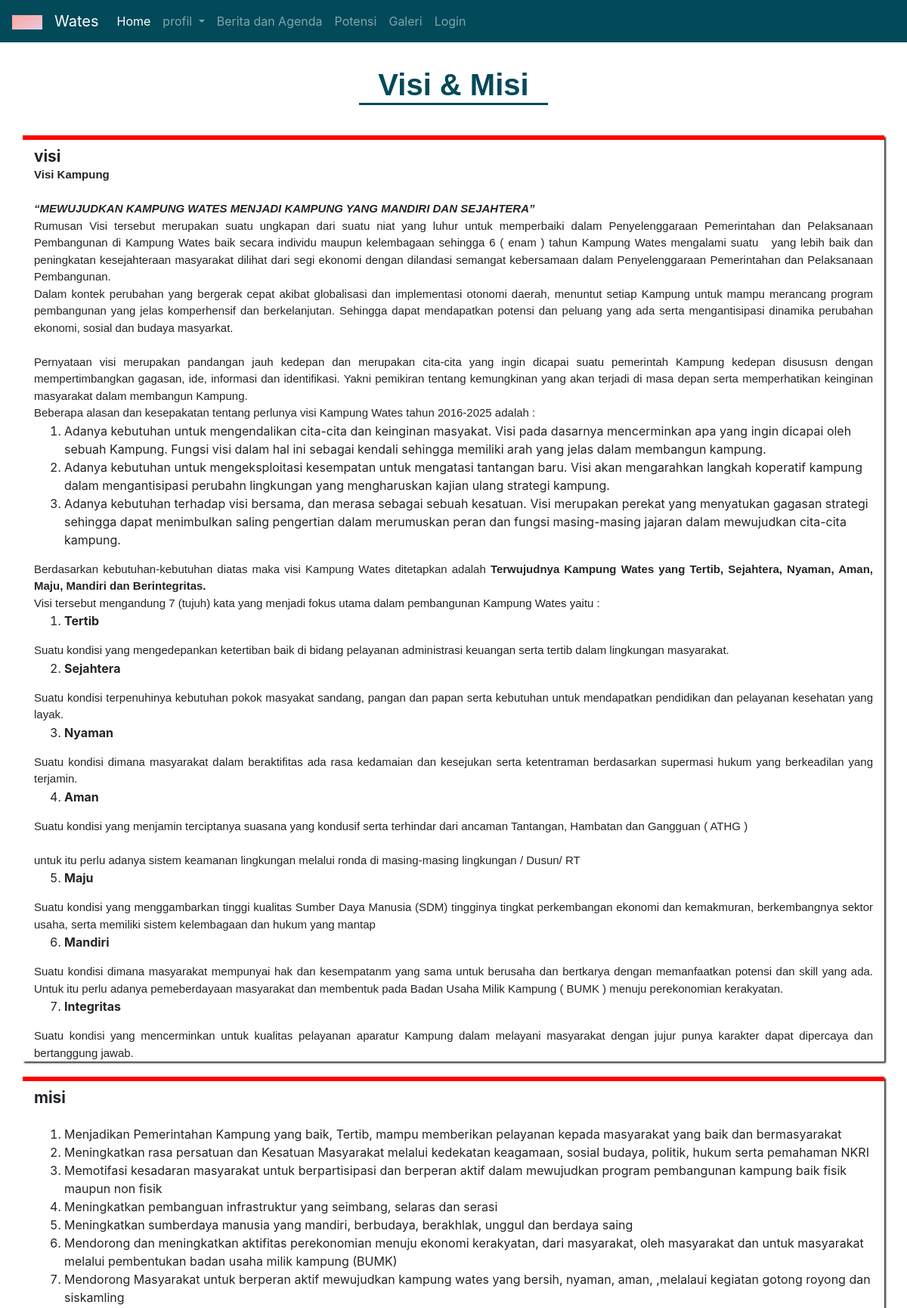
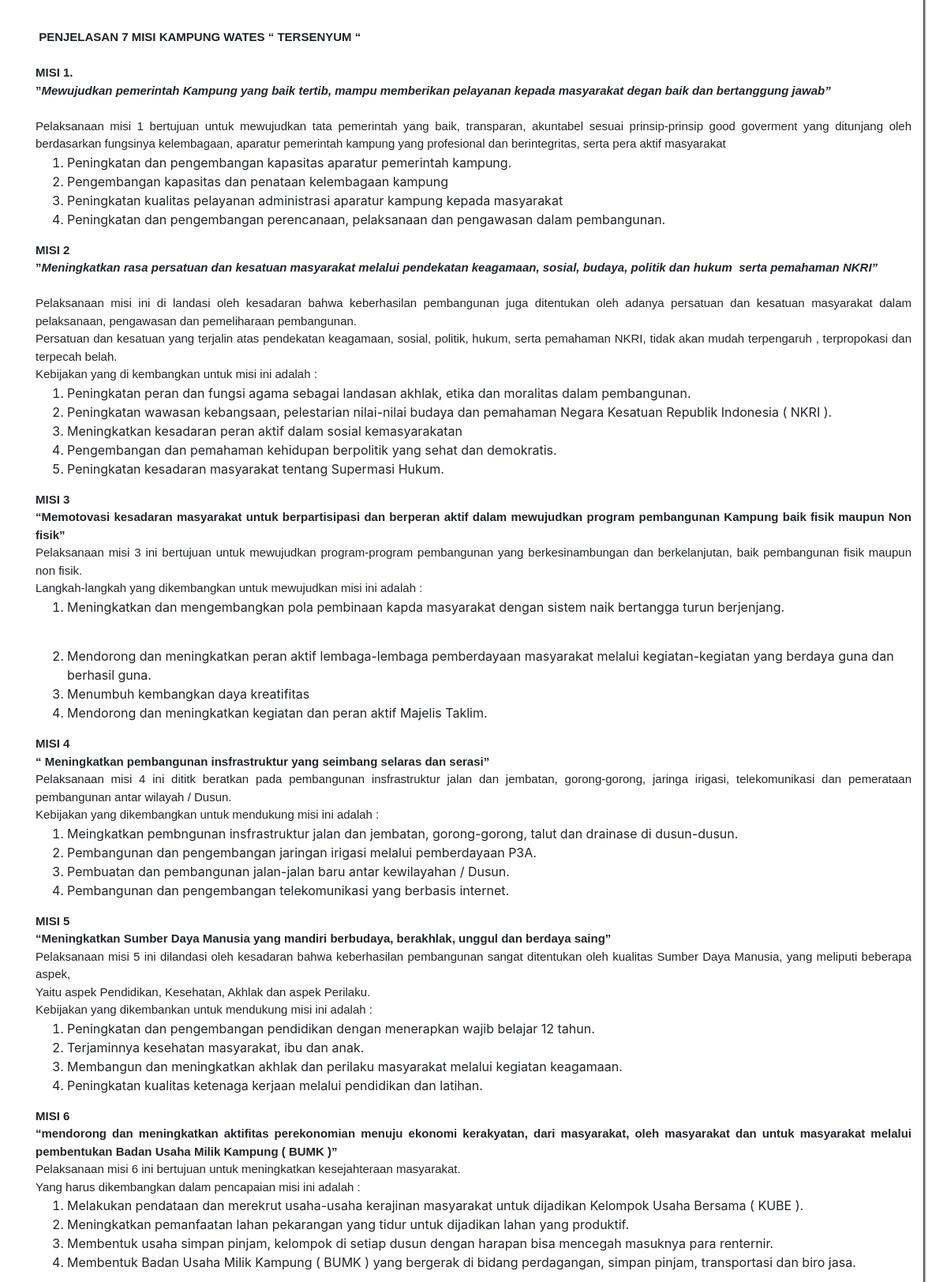
The app's page /visi_misi.php (upper part) with its own data (2 pictures, top to bottom).
### tables this page shows
CREATE TABLE `profil` (
  `id_profil` int(11) NOT NULL,
  `profil_wilayah` text NOT NULL,
  `visi` text NOT NULL,
  `misi` text NOT NULL,
  `id_aparat` int(5) NOT NULL
);

### visi_misi.php (the view)
<?php
include 'layout/awal.php';
$query  = $conn->query("SELECT * FROM profil ORDER BY id_profil DESC", PDO::FETCH_ASSOC);
$data   = $query->fetch();
?>
<?php do{ ?>
<div class="judul_section"><br><br>
  <h1>Visi & Misi</h1>
  <hr>
</div>
<div class="container">
  <div class="content">
    <div class="artikel-section">
      <div class="judul">
        <h3>visi</h3>
      </div>
      <div class="isi">
          <?=$data['visi'];?>
      </div>
    </div>
  </div>
</div>
<div class="container">
  <div class="content">
    <div class="artikel-section">
      <div class="judul">
        <h3>misi</h3>
      </div>
      <div class="isi">
        <?=$data['misi'];?>
      </div>
    </div>
  </div>
</div>
<?php }while ($data   = $query->fetch()); ?>
<?php require 'layout/footer.php' ?>

### assets/css/style2.css (style rules this page uses)
body { font-family: 'OpenSans',arial; margin: 0; }
h1, h2, h3, h4, h5, h6 { font-family: 'Rajdhani',sans-serif; }
p { font-family: 'OpenSans',arial; }
.container { border-top: 6px solid red; align-self: flex-end; margin:40px auto; width: 75%; background: ; margin: 20px auto; box-shadow: 2px 2px 2px rgba(0,0,0,0.8); }
.jumbotron .inner h1,h3 { margin: 0; }
.judul_section { width: 100%; text-align: center; margin: 15px 0; margin: 40px auto; }
.judul_section h1 { color: #024959; font-weight: bold; font-family: 'Rajdhani',sans-serif; margin: 0 auto; }
.judul_section hr { width: 250px; border-top: 3px solid #024959; margin: 0 auto; }
.judul { height: 25px; margin: 0 auto; }
.judul h3 { font-size: 1.3rem; margin: 0 auto; font-weight: bold; text-align: justify; }
.isi p { text-align: justify; }
.isi p { font-size: 15px; margin-bottom: 0; }
.artikel-section { margin: 10px 0; }

### records on screen
profil: visi "Visi Kampung “ MEWUJUDKAN KAMPUNG WATES MENJADI KAMPUNG YANG MANDIRI DAN SEJAHTERA ” Rumusan Visi tersebut merupakan suatu ungkapan dari suatu niat yang luhur untuk memperbaiki dalam Penyelenggaraan Pemerintahan dan Pelaksanaan Pembangunan di Kampung Wates baik secara individu maupun kelembagaan sehingga 6 ( enam ) tahun Kampung Wates mengalami suatu yang lebih baik dan peningkatan kesejahteraan masyarakat dilihat dari segi ekonomi dengan dilandasi semangat kebersamaan dalam Penyelenggaraan Pemerintahan dan Pelaksanaan Pembangunan. Dalam kontek perubahan yang bergerak cepat akibat globalisasi dan implementasi otonomi daerah, menuntut setiap Kampung untuk mampu merancang program pembangunan…", misi "Menjadikan Pemerintahan Kampung yang baik, Tertib, mampu memberikan pelayanan kepada masyarakat yang baik dan bermasyarakat Meningkatkan rasa persatuan dan Kesatuan Masyarakat melalui kedekatan keagamaan, sosial budaya, politik, hukum serta pemahaman NKRI Memotifasi kesadaran masyarakat untuk berpartisipasi dan berperan aktif dalam mewujudkan program pembangunan kampung baik fisik maupun non fisik Meningkatkan pembanguan infrastruktur yang seimbang, selaras dan serasi Meningkatkan sumberdaya manusia yang mandiri, berbudaya, berakhlak, unggul dan berdaya saing Mendorong dan meningkatkan aktifitas perekonomian menuju ekonomi kerakyatan, dari masyarakat, oleh masyarakat dan untuk masyarakat…"
